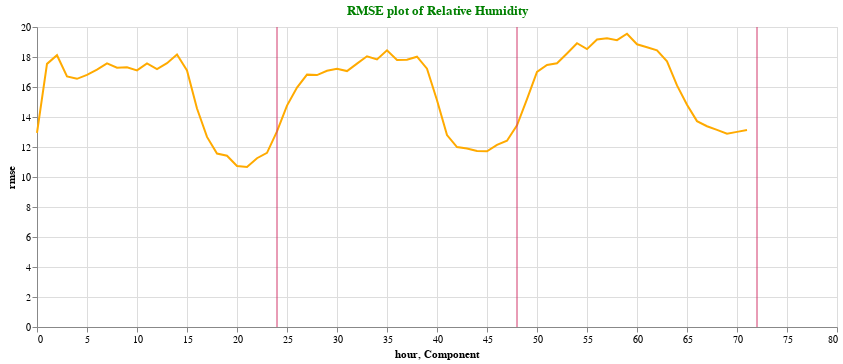

The notebook cell saved with this chart:
### Code cell
plotrmse(rmse_rh,"RMSE plot of Relative Humidity")

### Figure 1 — Vega-Lite specification as saved in the notebook (floating-point values rounded to 4 significant figures)
{"config": {"view": {"continuousWidth": 400, "continuousHeight": 300}}, "layer": [{"data": {"name": "data-e7eeddc4d5778bb24b014ed2aaad3a2f"}, "mark": "line", "encoding": {"color": {"value": "#FFAA00"}, "x": {"field": "hour", "type": "quantitative"}, "y": {"field": "rmse", "type": "quantitative"}}, "height": 300, "title": {"text": ["RMSE plot of Relative Humidity"], "color": "green"}, "width": 800}, {"data": {"name": "data-b9dd60dc560f7891b967d8e82c37ad0c"}, "mark": {"type": "rule", "color": "#D2386C"}, "encoding": {"x": {"field": "Component", "type": "quantitative"}}}], "$schema": "https://vega.github.io/schema/vega-lite/v4.17.0.json", "datasets": {"data-e7eeddc4d5778bb24b014ed2aaad3a2f": [{"rmse": 12.94, "hour": 0}, {"rmse": 17.54, "hour": 1}, {"rmse": 18.12, "hour": 2}, {"rmse": 16.71, "hour": 3}, {"rmse": 16.55, "hour": 4}, {"rmse": 16.81, "hour": 5}, {"rmse": 17.16, "hour": 6}, {"rmse": 17.57, "hour": 7}, {"rmse": 17.28, "hour": 8}, {"rmse": 17.32, "hour": 9}, {"rmse": 17.11, "hour": 10}, {"rmse": 17.57, "hour": 11}, {"rmse": 17.19, "hour": 12}, {"rmse": 17.59, "hour": 13}, {"rmse": 18.17, "hour": 14}, {"rmse": 17.1, "hour": 15}, {"rmse": 14.57, "hour": 16}, {"rmse": 12.67, "hour": 17}, {"rmse": 11.56, "hour": 18}, {"rmse": 11.41, "hour": 19}, {"rmse": 10.74, "hour": 20}, {"rmse": 10.66, "hour": 21}, {"rmse": 11.25, "hour": 22}, {"rmse": 11.61, "hour": 23}, {"rmse": 13.04, "hour": 24}, {"rmse": 14.76, "hour": 25}, {"rmse": 15.97, "hour": 26}, {"rmse": 16.82, "hour": 27}, {"rmse": 16.8, "hour": 28}, {"rmse": 17.08, "hour": 29}, {"rmse": 17.21, "hour": 30}, {"rmse": 17.06, "hour": 31}, {"rmse": 17.55, "hour": 32}, {"rmse": 18.05, "hour": 33}, {"rmse": 17.83, "hour": 34}, {"rmse": 18.44, "hour": 35}, {"rmse": 17.8, "hour": 36}, {"rmse": 17.82, "hour": 37}, {"rmse": 18.02, "hour": 38}, {"rmse": 17.22, "hour": 39}, {"rmse": 15.11, "hour": 40}, {"rmse": 12.8, "hour": 41}, {"rmse": 12.0, "hour": 42}, {"rmse": 11.9, "hour": 43}, {"rmse": 11.73, "hour": 44}, {"rmse": 11.71, "hour": 45}, {"rmse": 12.14, "hour": 46}, {"rmse": 12.42, "hour": 47}, {"rmse": 13.45, "hour": 48}, {"rmse": 15.19, "hour": 49}, {"rmse": 17.01, "hour": 50}, {"rmse": 17.47, "hour": 51}, {"rmse": 17.58, "hour": 52}, {"rmse": 18.23, "hour": 53}, {"rmse": 18.92, "hour": 54}, {"rmse": 18.53, "hour": 55}, {"rmse": 19.17, "hour": 56}, {"rmse": 19.25, "hour": 57}, {"rmse": 19.12, "hour": 58}, {"rmse": 19.55, "hour": 59}, {"rmse": 18.85, "hour": 60}, {"rmse": 18.65, "hour": 61}, {"rmse": 18.45, "hour": 62}, {"rmse": 17.72, "hour": 63}, {"rmse": 16.11, "hour": 64}, {"rmse": 14.82, "hour": 65}, {"rmse": 13.73, "hour": 66}, {"rmse": 13.38, "hour": 67}, {"rmse": 13.14, "hour": 68}, {"rmse": 12.89, "hour": 69}, {"rmse": 13.01, "hour": 70}, {"rmse": 13.13, "hour": 71}], "data-b9dd60dc560f7891b967d8e82c37ad0c": [{"Component": 24}, {"Component": 48}, {"Component": 72}]}}
